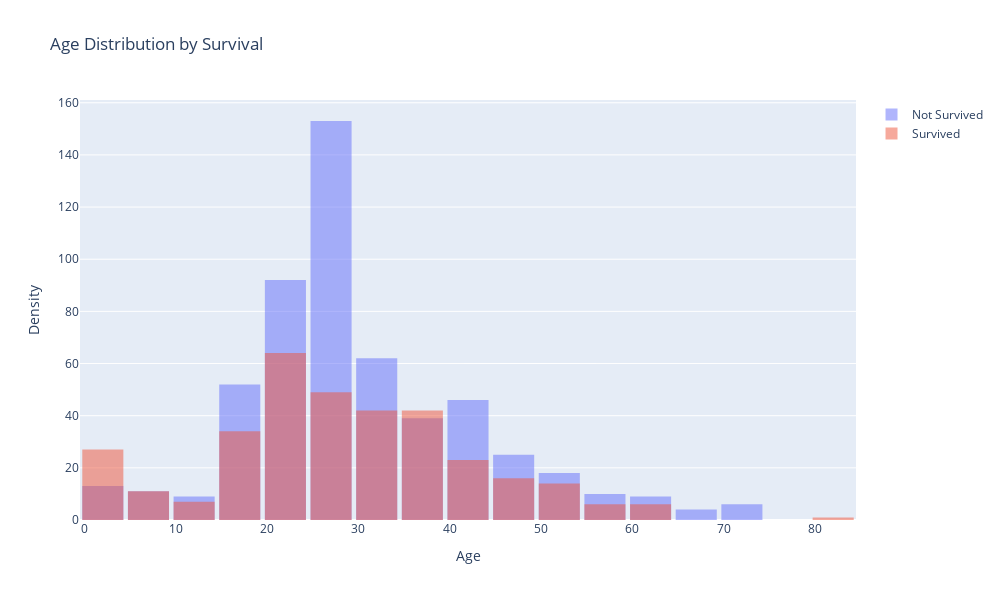

Notebook code cell kept with this figure:
### Code cell
import plotly.express as px
import plotly.graph_objects as go
fig = go.Figure()

fig.add_trace(go.Histogram(x=df[df['Survived'] == 0]['Age'], name='Not Survived', opacity=0.5))
fig.add_trace(go.Histogram(x=df[df['Survived'] == 1]['Age'], name='Survived', opacity=0.5))
fig.update_layout(
    title='Age Distribution by Survival',
    xaxis_title='Age',
    yaxis_title='Density',
    barmode='overlay',
    bargap=0.1,
     width=1000,
    height=600
)
fig.show()

### Figure 1 — Plotly figure (JSON) as saved in the notebook; plotly's stock layout.template omitted (floating-point values rounded to 4 significant figures; data arrays with more than 128 entries replaced by an {"elided": "..."} marker saying what was removed)
{"data": [{"name": "Not Survived", "opacity": 0.5, "type": "histogram", "x": {"elided": "549 int values"}}, {"name": "Survived", "opacity": 0.5, "type": "histogram", "x": {"elided": "342 int values"}}], "layout": {"bargap": 0.1, "barmode": "overlay", "height": 600, "title": {"text": "Age Distribution by Survival"}, "width": 1000, "xaxis": {"autorange": true, "range": [-0.5, 84.5], "title": {"text": "Age"}, "type": "linear"}, "yaxis": {"autorange": true, "range": [0, 161.1], "title": {"text": "Density"}}}}
